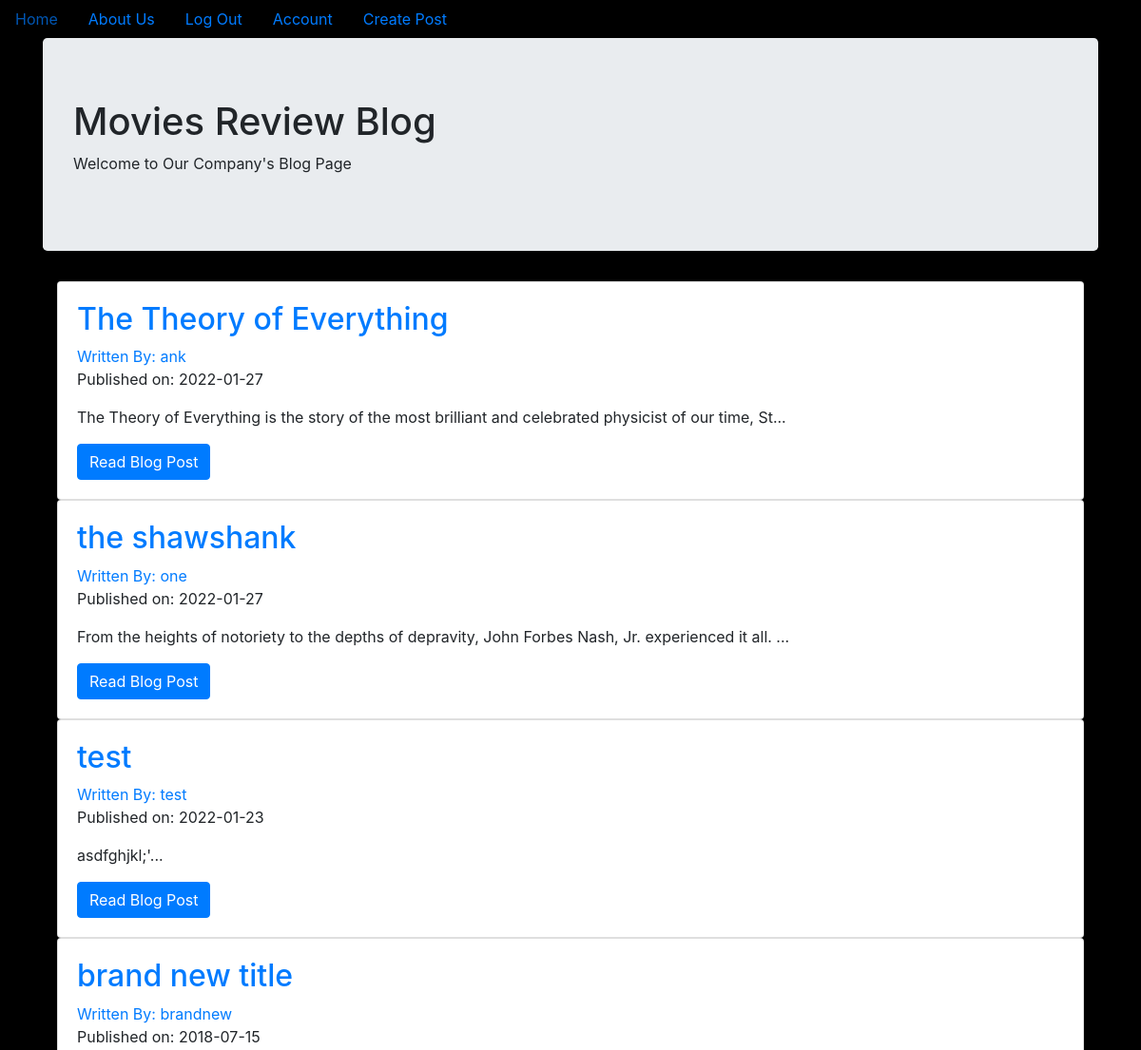
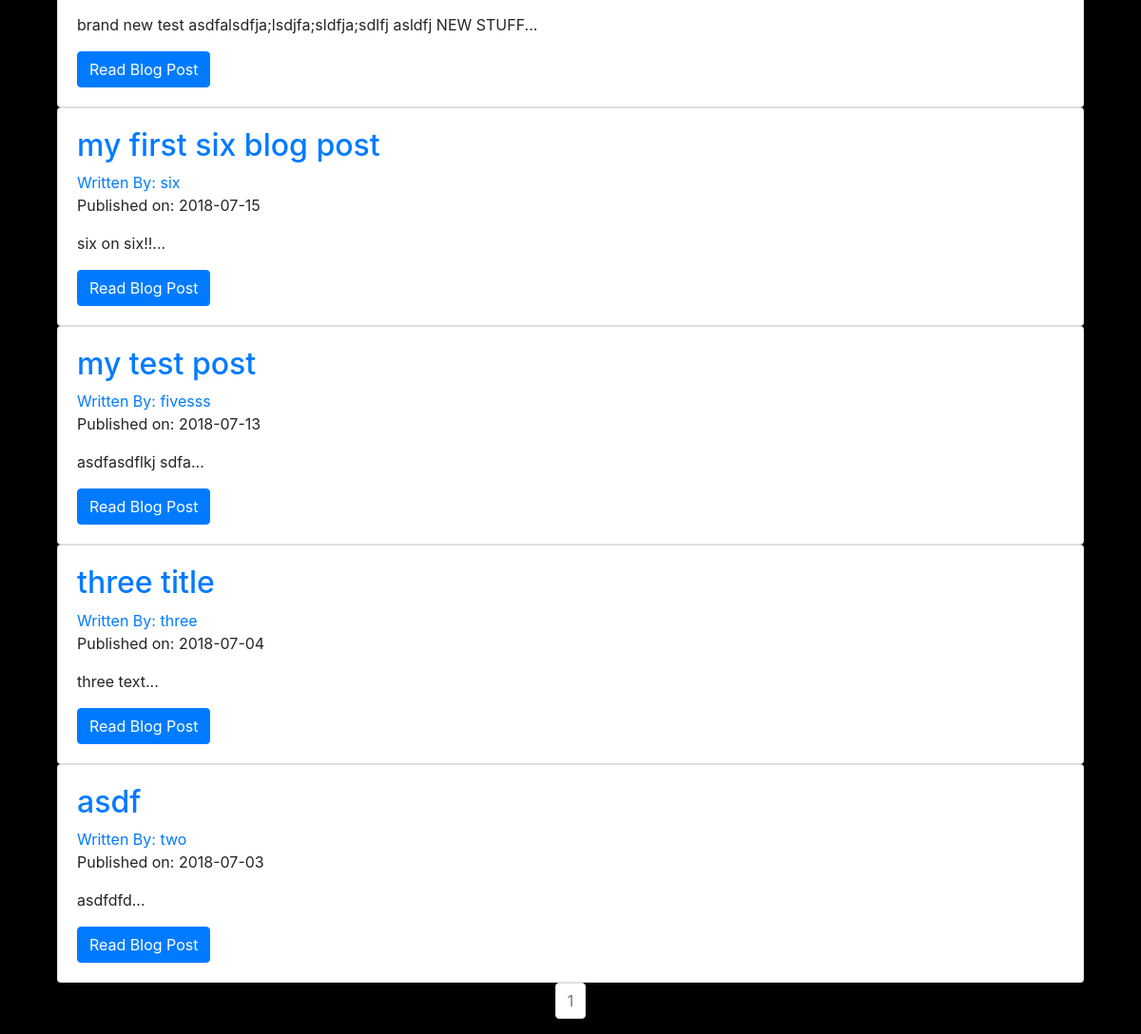
The page / (signed in) on the database its author committed (2 pictures, top to bottom).
### puppycompanyblog/models.py (models this page shows, shortened)
class BlogPost(db.Model):
    users = db.relationship(User)
    id = db.Column(db.Integer, primary_key=True)
    user_id = db.Column(db.Integer, db.ForeignKey('users.id'), nullable=False)
    date = db.Column(db.DateTime, nullable=False, default=datetime.utcnow)
    title = db.Column(db.String(140), nullable=False)
    text = db.Column(db.Text, nullable=False)

class User(db.Model, UserMixin):
    __tablename__ = 'users'
    id = db.Column(db.Integer, primary_key = True)
    profile_image = db.Column(db.String(20), nullable=False, default='default_profile.png')
    email = db.Column(db.String(64), unique=True, index=True)
    username = db.Column(db.String(64), unique=True, index=True)
    password_hash = db.Column(db.String(128))
    posts = db.relationship('BlogPost', backref='author', lazy=True)

### puppycompanyblog/core/views.py (the view)
@core.route('/')
def index():
    page = request.args.get('page', 1, type=int)
    blog_posts = BlogPost.query.order_by(BlogPost.date.desc()).paginate(page=page, per_page=10)
    return render_template('index.html',blog_posts=blog_posts)

### puppycompanyblog/models.py (called while the page is built)
@login_manager.user_loader
def load_user(user_id):
    return User.query.get(user_id)

### puppycompanyblog/templates/index.html (shortened to what this page needs)
{% extends "base.html" %}
{% block content %}
  <div class="jumbotron">
    <h1>Movies Review Blog</h1>
    <p>Welcome to Our Company's Blog Page</p>
  </div>
  <div class="container">
    {% for post in blog_posts.items %}
    <div class="card" >
      <div class="card-body">
        <h2><a class="card-title" href="  {{ url_for('blog_posts.blog_post', blog_post_id=post.id) }}">{{ post.title }}</a></h2>
        <a href="{{ url_for('users.user_posts', username=post.author.username) }}">Written By: {{ post.author.username }}</a>
        <p>Published on: {{ post.date.strftime('%Y-%m-%d') }}</p>
        <p class="card-text">{{ post.text[:100] }}...</p>
        <a href="{{ url_for('blog_posts.blog_post', blog_post_id=post.id) }}" class="btn btn-primary">Read Blog Post</a>
      </div>
    </div>
   {% endfor %}
   <nav aria-label="Page navigation example">
     <ul class="pagination justify-content-center">
       {% for page_num in blog_posts.iter_pages(left_edge=1, right_edge=1, left_current=1, right_current=2) %}
          {% if blog_posts.page == page_num %}
          <li class="page-item disabled">
            <a class="page-link" href="{{ url_for('core.index', page=page_num) }}">{{ page_num }}</a></li>
          {% else %}
            <li class="page-item"><a class="page-link" href="{{ url_for('core.index', page=page_num) }}">{{ page_num }}</a></li>
          {% endif %}
      {% endfor %}
    </nav>
{% endblock %}

### puppycompanyblog/static/master.css (style rules this page uses)
body { background-color: black; }

### rows shown on the page
BlogPost: title "The Theory of Everything", author.username "ank", date "2022-01-27", text "The Theory of Everything is the story of the most brilliant and celebrated physicist of our time, St"
BlogPost: title "the shawshank", author.username "one", date "2022-01-27", text "From the heights of notoriety to the depths of depravity, John Forbes Nash, Jr. experienced it all."
BlogPost: title "test", author.username "test", date "2022-01-23", text "asdfghjkl;'"
BlogPost: title "brand new title", author.username "brandnew", date "2018-07-15", text "brand new test asdfalsdfja;lsdjfa;sldfja;sdlfj asldfj NEW STUFF"
BlogPost: title "my first six blog post", author.username "six", date "2018-07-15", text "six on six!!"
BlogPost: title "my test post", author.username "fivesss", date "2018-07-13", text "asdfasdflkj sdfa"
BlogPost: title "three title", author.username "three", date "2018-07-04", text "three text"
BlogPost: title "asdf", author.username "two", date "2018-07-03", text "asdfdfd"

### other values the page prints
{{ page_num }} "1"
